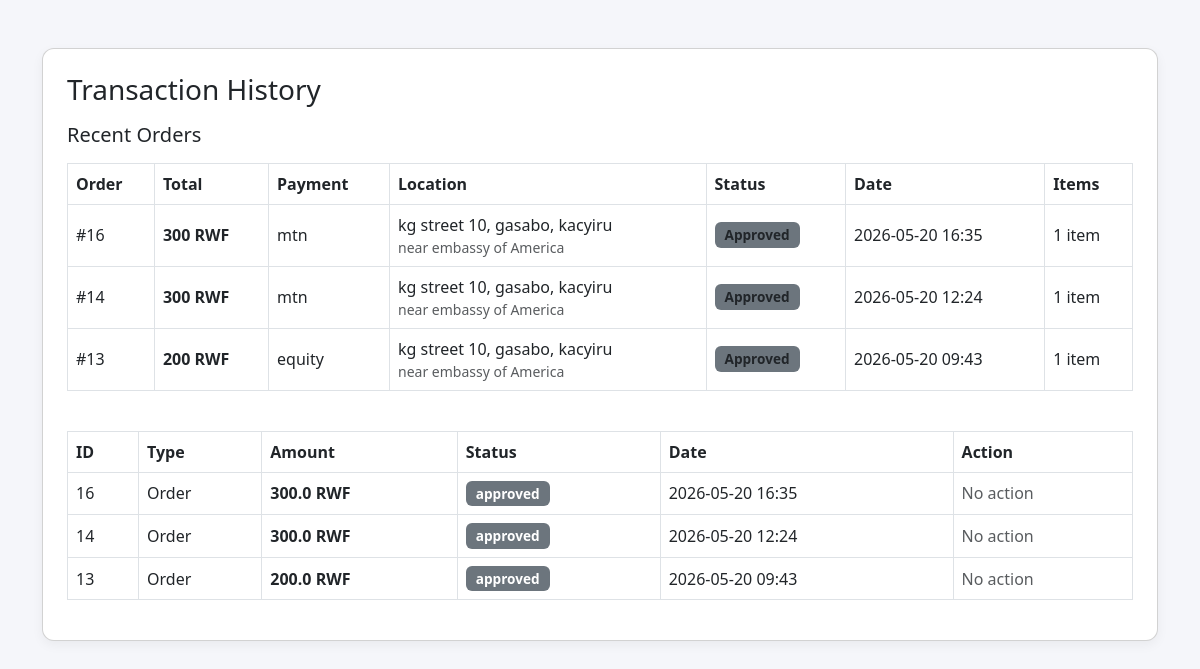
/transaction-history (signed in), run on an earlier commit of the app's database.
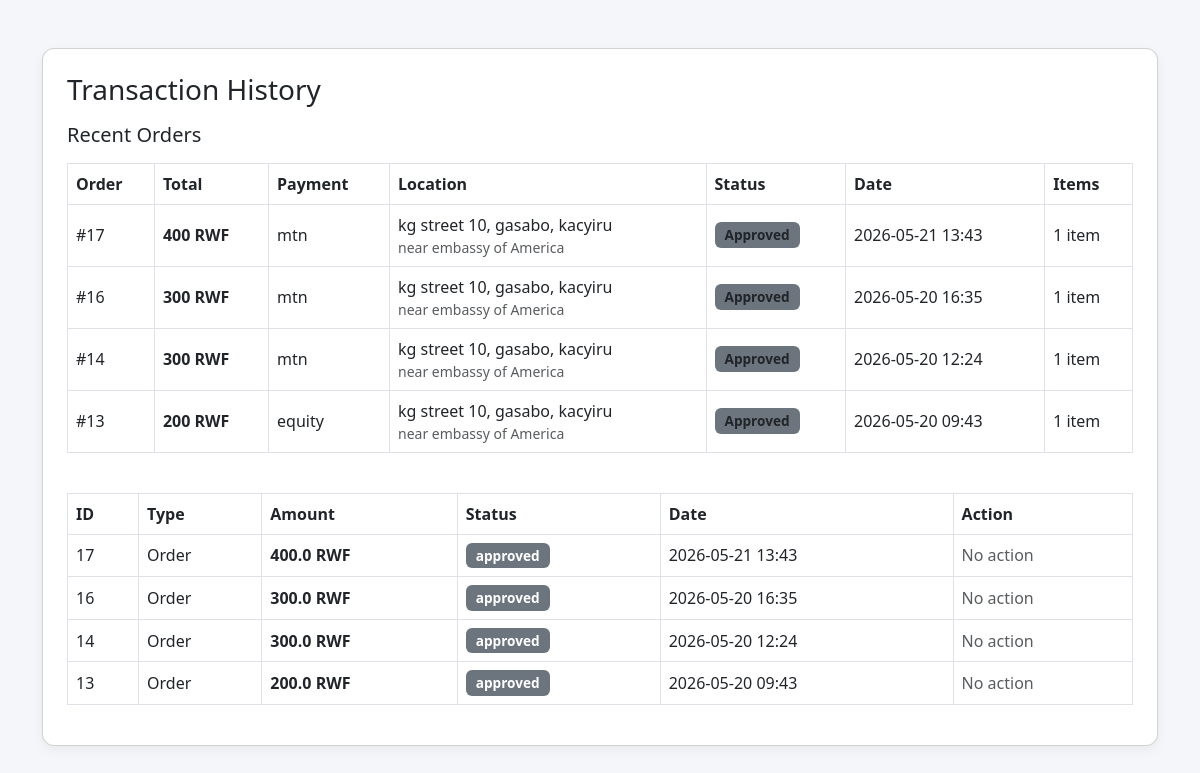
And on a later commit of the database.
### market/models.py (models this page shows, shortened)
class Order(db.Model):
    __tablename__ = 'order'
    id             = db.Column(db.Integer, primary_key=True)
    user_id        = db.Column(db.Integer, db.ForeignKey('user.id'), nullable=False)
    items          = db.Column(db.Text, nullable=False)       # JSON string of cart items
    total_price    = db.Column(db.Integer, nullable=False)
    payment_method = db.Column(db.String(20), nullable=False)
    sector         = db.Column(db.String(100), nullable=False)
    district       = db.Column(db.String(100), nullable=False)
    street         = db.Column(db.String(100), nullable=False)
    location_note  = db.Column(db.String(255), nullable=True)
    status         = db.Column(db.String(20), nullable=False, default='pending')  # pending | approved | completed | cancelled
    created_at     = db.Column(db.DateTime, nullable=False, default=lambda: datetime.now(timezone.utc))  # ✅ FIXED: utcnow() deprecated
    approved_at    = db.Column(db.DateTime)
    approver_id    = db.Column(db.Integer, db.ForeignKey('user.id'))
    user     = db.relationship('User', foreign_keys=[user_id],     backref='orders')
    approver = db.relationship('User', foreign_keys=[approver_id], backref='approved_orders')
    @property
    def parsed_items(self):
        try:
            return json.loads(self.items)
        except (TypeError, ValueError):
            return []

class Transaction(db.Model):
    __tablename__ = 'transaction'
    id               = db.Column(db.Integer, primary_key=True)
    user_id          = db.Column(db.Integer, db.ForeignKey('user.id'), nullable=False)
    amount           = db.Column(db.Float, nullable=False)
    transaction_type = db.Column(db.String(50), nullable=False)
    status           = db.Column(db.String(20), default='pending')
    created_at       = db.Column(db.DateTime, default=lambda: datetime.now(timezone.utc))  # ✅ FIXED: utcnow() deprecated

### market/routes.py (the view)
@app.route('/transaction-history')
@login_required
def transaction_history():
    orders = Order.query.filter_by(user_id=current_user.id)\
        .order_by(Order.created_at.desc()).all()
    transactions = Transaction.query.filter_by(user_id=current_user.id)\
        .order_by(Transaction.created_at.desc()).all()
    return render_template(
        'transaction_history.html',
        orders=orders,
        transactions=transactions
    )

### market/models.py (called while the page is built)
@login_manager.user_loader
def load_user(user_id):
    return db.session.get(User, int(user_id))  # ✅ FIXED: replaced deprecated User.query.get()

### market/templates/transaction_history.html (shortened to what this page needs)
<!DOCTYPE html>
<html lang="en">
<head>
    <link href="https://cdn.jsdelivr.net/npm/bootstrap@5.3.0/dist/css/bootstrap.min.css" rel="stylesheet">
</head>
<body>
<div class="container mt-5">
    <div class="card p-4">
        <div class="d-flex justify-content-between align-items-center mb-3">
            <h3 class="mb-0">Transaction History</h3>
        </div>
        {% if orders %}
            <div class="mb-4">
                <h5 class="mb-3">Recent Orders</h5>
                <table class="table table-hover table-bordered align-middle">
                    <thead>
                        <tr>
                            <th>Order</th>
                            <th>Total</th>
                            <th>Payment</th>
                            <th>Location</th>
                            <th>Status</th>
                            <th>Date</th>
                            <th>Items</th>
                        </tr>
                    </thead>
                    <tbody>
                        {% for order in orders %}
                        <tr>
                            <td>#{{ order.id }}</td>
                            <td><strong>{{ order.total_price }} RWF</strong></td>
                            <td>{{ order.payment_method }}</td>
                            <td>
                                {{ order.street }}, {{ order.district }}, {{ order.sector }}
                                {% if order.location_note %}
                                <div class="text-muted small">{{ order.location_note }}</div>
                                {% endif %}
                            </td>
                            <td>
                                <span class="badge bg-secondary text-dark">
                                    {{ order.status|capitalize }}
                                </span>
                            </td>
                            <td>{{ order.created_at.strftime('%Y-%m-%d %H:%M') }}</td>
                            <td>{{ order.parsed_items|length }} item{{ 's' if order.parsed_items|length != 1 else '' }}</td>
                        </tr>
                        {% endfor %}
                    </tbody>
                </table>
            </div>
        {% endif %}
        <table class="table table-hover table-bordered align-middle">
            <thead>
                <tr>
                    <th>ID</th>
                    <th>Type</th>
                    <th>Amount</th>
                    <th>Status</th>
                    <th>Date</th>
                    <th>Action</th>
                </tr>
            </thead>
            <tbody>
                {% if transactions %}
                    {% for transaction in transactions %}
                    <tr>
                        <td>{{ transaction.id }}</td>
                        <td>
                            <span class="text-capitalize">
                                {{ transaction.transaction_type }}
                            </span>
                        </td>
                        <td>
                            <strong>{{ transaction.amount }} RWF</strong>
                        </td>
                        <td>
                            {% if transaction.status == 'pending' %}
                                <span class="badge bg-warning text-dark">Pending</span>
                            {% elif transaction.status == 'received' %}
                                <span class="badge bg-success">Received</span>
                            {% else %}
                                <span class="badge bg-secondary">
                                    {{ transaction.status }}
                                </span>
                            {% endif %}
                        </td>
                        <td>
                            {{ transaction.created_at.strftime('%Y-%m-%d %H:%M') }}
                        </td>
                        <td>
                            <span class="text-muted">
                                {% if transaction.status == 'pending' %}
                                    Awaiting confirmation
                                {% else %}
                                    No action
                                {% endif %}
                            </span>
                        </td>
                    </tr>
                    {% endfor %}
                {% else %}
                    <tr>
                        <td colspan="6" class="text-center text-muted">
                            No transactions found
                        </td>
                    </tr>
                {% endif %}
            </tbody>
        </table>
    </div>
</div>
</body>
</html>

### market/templates/transaction_history.html (style rules this page uses)
body { background: #f5f6fa; }
.card { border-radius: 12px; box-shadow: 0 4px 12px rgba(0,0,0,0.05); }
.table thead { background: #0d6efd; color: white; }
.badge { font-size: 0.85rem; padding: 6px 10px; }

What changed in the data, as far as the page shows it:
added Order: id "17", total_price "400", payment_method "mtn", street "kg street 10", district "gasabo", sector "kacyiru", location_note "near embassy of America", status "Approved", created_at "2026-05-21 13:43", parsed_items|length "1"
added Transaction: shows "No action"
